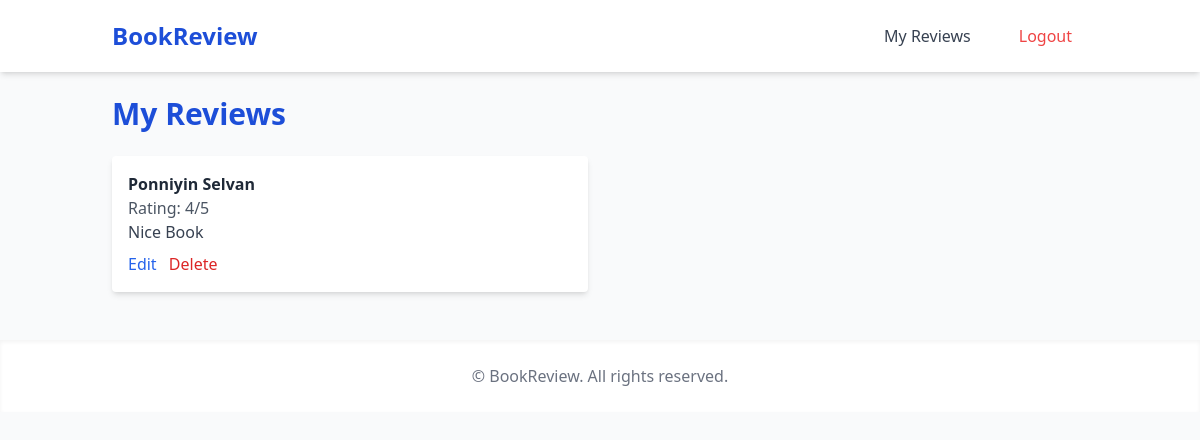
Screenshot of /my-reviews/ (signed in) with the database file from the repository.
### reviews/models.py (models this page shows, shortened)
class Review(models.Model):
    book = models.ForeignKey(Book, on_delete=models.CASCADE, related_name='reviews')
    user = models.ForeignKey(User, on_delete=models.CASCADE)
    rating = models.IntegerField()
    comment = models.TextField()
    created_at = models.DateTimeField(auto_now_add=True)

class Book(models.Model):
    title = models.CharField(max_length=200)
    author = models.CharField(max_length=100)
    description = models.TextField()
    cover_image = models.ImageField(upload_to='covers/')
    categories = models.ManyToManyField(Category, blank=True)

### reviews/views.py (the view)
# urls.py: path('my-reviews/', views.user_reviews, name='user-reviews'),
@login_required
def user_reviews(request):
    reviews = request.user.review_set.all()
    return render(request, 'reviews/user_reviews.html', {'reviews': reviews})

### reviews/templates/reviews/user_reviews.html
{% extends 'reviews/Layout/base.html' %}
{% block content %}
<h1 class="text-3xl font-bold text-blue-700 mb-6">My Reviews</h1>
<div class="grid grid-cols-1 md:grid-cols-2 gap-6">
    {% for review in reviews %}
        <div class="bg-white shadow-md rounded p-4">
            <h2 class="font-semibold text-gray-800">{{ review.book.title }}</h2>
            <p class="text-gray-600">Rating: {{ review.rating }}/5</p>
            <p class="text-gray-700">{{ review.comment }}</p>
            <div class="mt-2 space-x-2">
                <a href="{% url 'review-update' review.pk %}" class="text-blue-600 hover:underline">Edit</a>
                <a href="{% url 'review-delete' review.pk %}" class="text-red-600 hover:underline">Delete</a>
            </div>
        </div>
    {% empty %}
        <p>You have not added any reviews yet.</p>
    {% endfor %}
</div>
{% endblock %}

### rows the page displays
Review: book "Ponniyin Selvan", rating "4", comment "Nice Book"
